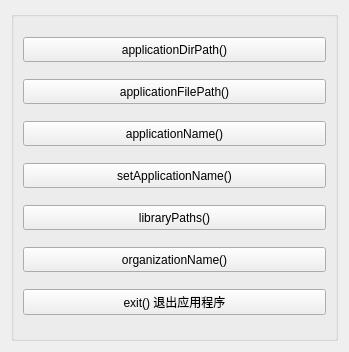
      <widget class="QWidget" name="pageApp">
       <property name="geometry">
        <rect>
         <x>0</x>
         <y>0</y>
         <width>349</width>
         <height>352</height>
        </rect>
       </property>
       <attribute name="icon">
        <iconset resource="res.qrc">
         <normaloff>:/images/images/802.bmp</normaloff>:/images/images/802.bmp</iconset>
       </attribute>
       <attribute name="label">
        <string>QCoreApplication类</string>
       </attribute>
       <layout class="QVBoxLayout" name="verticalLayout_3">
        <item>
         <widget class="QGroupBox" name="groupBox_8">
          <property name="title">
           <string/>
          </property>
          <layout class="QVBoxLayout" name="verticalLayout_2">
           <item>
            <widget class="QPushButton" name="pushButton">
             <property name="minimumSize">
              <size>
               <width>0</width>
               <height>25</height>
              </size>
             </property>
             <property name="toolTip">
              <string>Returns the directory that contains the application executable</string>
             </property>
             <property name="text">
              <string>applicationDirPath()</string>
             </property>
            </widget>
           </item>
           <item>
            <widget class="QPushButton" name="pushButton_2">
             <property name="minimumSize">
              <size>
               <width>0</width>
               <height>25</height>
              </size>
             </property>
             <property name="toolTip">
              <string>Returns the file path of the application executable</string>
             </property>
             <property name="text">
              <string>applicationFilePath()</string>
             </property>
            </widget>
           </item>
           <item>
            <widget class="QPushButton" name="pushButton_3">
             <property name="minimumSize">
              <size>
               <width>0</width>
               <height>25</height>
              </size>
             </property>
             <property name="toolTip">
              <string>This property holds the name of this application</string>
             </property>
             <property name="text">
              <string>applicationName()</string>
             </property>
            </widget>
           </item>
           <item>
            <widget class="QPushButton" name="pushButton_62">
             <property name="minimumSize">
              <size>
               <width>0</width>
               <height>25</height>
              </size>
             </property>
             <property name="toolTip">
              <string>set the name of this application</string>
             </property>
             <property name="text">
              <string>setApplicationName()</string>
             </property>
            </widget>
           </item>
           <item>
            <widget class="QPushButton" name="pushButton_4">
             <property name="minimumSize">
              <size>
               <width>0</width>
               <height>25</height>
              </size>
             </property>
             <property name="toolTip">
              <string>Returns a list of paths that the application will search when dynamically loading libraries</string>
             </property>
             <property name="text">
              <string>libraryPaths()</string>
             </property>
            </widget>
           </item>
           <item>
            <widget class="QPushButton" name="pushButton_61">
             <property name="minimumSize">
              <size>
               <width>0</width>
               <height>25</height>
              </size>
             </property>
             <property name="toolTip">
              <string>This property holds the name of the organization that wrote this application</string>
             </property>
             <property name="text">
              <string>organizationName()</string>
             </property>
            </widget>
           </item>
           <item>
            <widget class="QPushButton" name="pushButton_40">
             <property name="minimumSize">
              <size>
               <width>0</width>
               <height>25</height>
              </size>
             </property>
             <property name="toolTip">
              <string>Tells the application to exit with a return code.</string>
             </property>
             <property name="text">
              <string>exit() 退出应用程序</string>
             </property>
            </widget>
           </item>
          </layout>
         </widget>
        </item>
       </layout>
      </widget>
